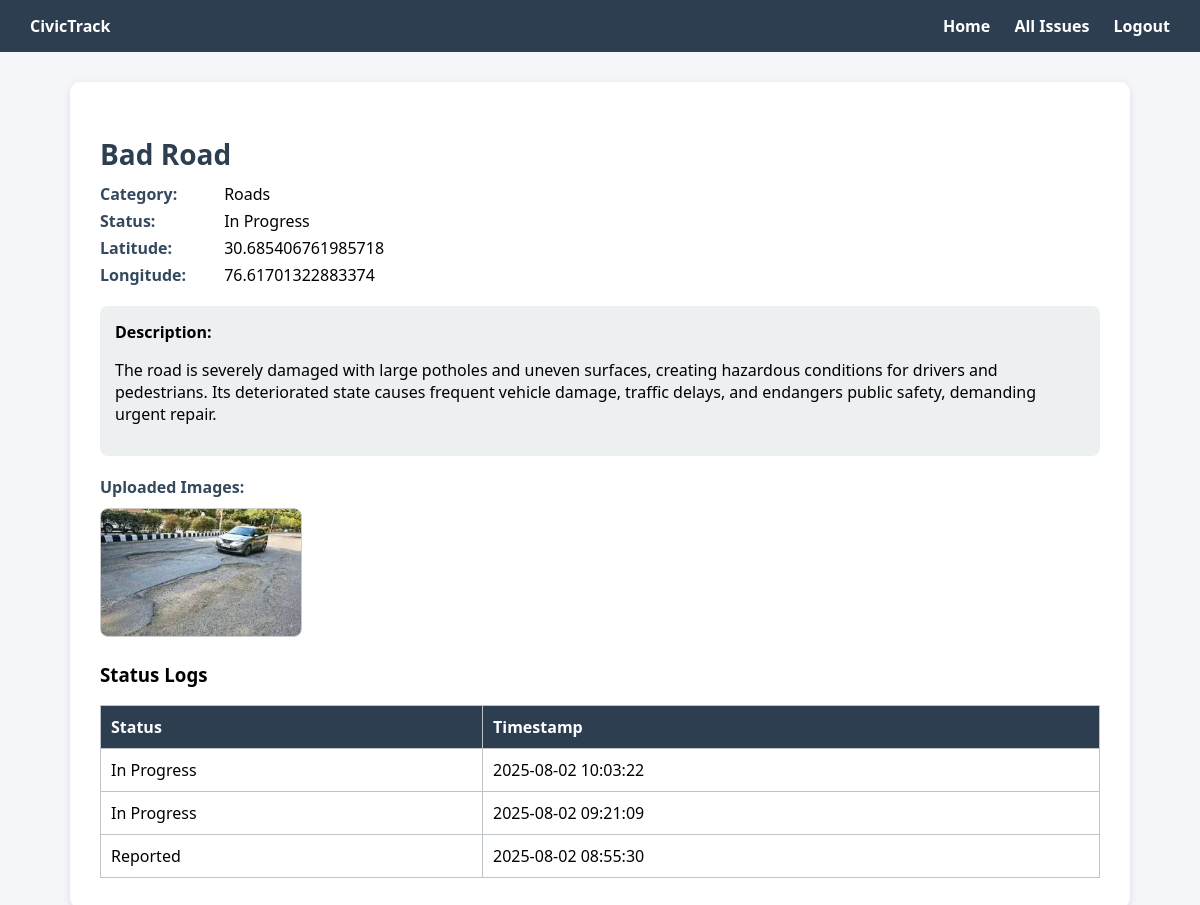
The page /issue/2 on the database its author committed.
### tables this page shows
CREATE TABLE issues (
    id INTEGER PRIMARY KEY AUTOINCREMENT,
    user_id INTEGER,
    title TEXT NOT NULL,
    description TEXT NOT NULL,
    category TEXT NOT NULL,
    status TEXT DEFAULT 'Reported',
    latitude REAL,
    longitude REAL,
    created_at TIMESTAMP DEFAULT CURRENT_TIMESTAMP,
    FOREIGN KEY (user_id) REFERENCES users(id)
);

CREATE TABLE images (
    id INTEGER PRIMARY KEY AUTOINCREMENT,
    issue_id INTEGER,
    image_path TEXT NOT NULL,
    FOREIGN KEY (issue_id) REFERENCES issues(id)
);

CREATE TABLE status_logs (
    id INTEGER PRIMARY KEY AUTOINCREMENT,
    issue_id INTEGER,
    status TEXT,
    timestamp TIMESTAMP DEFAULT CURRENT_TIMESTAMP,
    FOREIGN KEY (issue_id) REFERENCES issues(id)
);

### app.py (the view)
@app.route('/issue/<int:issue_id>')
def issue_detail(issue_id):
    conn = sqlite3.connect('civictrack.db')
    cursor = conn.cursor()
    cursor.execute('SELECT id, title, description, category, status, latitude, longitude FROM issues WHERE id = ?', (issue_id,))
    issue = cursor.fetchone()
    if not issue:
        flash('Issue not found.', 'error')
        return redirect(url_for('home'))
    cursor.execute('SELECT image_path FROM images WHERE issue_id = ?', (issue_id,))
    images = cursor.fetchall()
    cursor.execute('SELECT status, timestamp FROM status_logs WHERE issue_id = ? ORDER BY timestamp DESC', (issue_id,))
    status_logs = cursor.fetchall()
    conn.close()
    return render_template('issue_detail.html', issue=issue, images=images, status_logs=status_logs)

### templates/issue_detail.html (shortened to what this page needs)
<!DOCTYPE html>
<html lang="en">
<head>
</head>
<body>
    <div class="navbar">
        <div><strong>CivicTrack</strong></div>
        <div>
            <a href="{{ url_for('home') }}">Home</a>
            <a href="{{ url_for('all_issues') }}">All Issues</a>
            <a href="{{ url_for('logout') }}">Logout</a>
        </div>
    </div>
    <div class="container">
        <h2>{{ issue[1] }}</h2>
        <div class="info">
            <p><strong>Category:</strong> {{ issue[3] }}</p>
            <p><strong>Status:</strong> {{ issue[4] }}</p>
            <p><strong>Latitude:</strong> {{ issue[5] }}</p>
            <p><strong>Longitude:</strong> {{ issue[6] }}</p>
        </div>
        <div class="description">
            <strong>Description:</strong>
            <p>{{ issue[2] }}</p>
        </div>
        <div class="images">
            <div class="images-title">Uploaded Images:</div>
            {% if images %}
                {% for img in images %}
                    <img src="{{ url_for('static', filename='uploads/' + img[0]) }}" alt="Issue Image">
                {% endfor %}
            {% else %}
                <p>No images uploaded.</p>
            {% endif %}
        </div>
        <div class="logs">
            <h3>Status Logs</h3>
            <table>
                <tr>
                    <th>Status</th>
                    <th>Timestamp</th>
                </tr>
                {% for log in status_logs %}
                <tr>
                    <td>{{ log[0] }}</td>
                    <td>{{ log[1] }}</td>
                </tr>
                {% else %}
                <tr>
                    <td colspan="2">No status logs available.</td>
                </tr>
                {% endfor %}
            </table>
        </div>
    </div>
</body>
</html>

### templates/issue_detail.html (style rules this page uses)
body { font-family: 'Segoe UI', sans-serif; margin: 0; background: #f5f6fa; }
.navbar { background-color: #2c3e50; padding: 15px 30px; display: flex; justify-content: space-between; color: #fff; }
.navbar a { color: #fff; margin-left: 20px; text-decoration: none; font-weight: bold; }
.container { padding: 30px; max-width: 1000px; margin: auto; background: #fff; margin-top: 30px; border-radius: 10px; box-shadow: 0 2px 8px rgba(0,0,0,0.1); }
h2 { font-size: 28px; margin-bottom: 10px; color: #2c3e50; }
.info { margin-bottom: 20px; }
.info p { margin: 5px 0; }
.info strong { display: inline-block; width: 120px; color: #34495e; }
.description { background: #ecf0f1; padding: 15px; border-radius: 8px; margin-bottom: 20px; }
.images { margin-bottom: 20px; }
.images-title { font-weight: bold; margin-bottom: 10px; color: #34495e; }
.images img { width: 200px; height: auto; border-radius: 8px; border: 1px solid #ccc; margin-right: 10px; }
.logs { margin-top: 20px; }
.logs table { width: 100%; border-collapse: collapse; }
.logs th, .logs td { border: 1px solid #bdc3c7; padding: 10px; text-align: left; }
.logs th { background: #2c3e50; color: white; }

### rows shown on the page
issues: title "Bad Road", category "Roads", status "In Progress", latitude "30.685406761985718", longitude "76.61701322883374", description "The road is severely damaged with large potholes and uneven surfaces, creating hazardous conditions for drivers and pedestrians. Its deteriorated state causes frequent vehicle damage, traffic delays, and endangers public safety, demanding urgent repair."
images: image_path (picture)
status_logs: status "In Progress", timestamp "2025-08-02 10:03:22"
status_logs: status "In Progress", timestamp "2025-08-02 09:21:09"
status_logs: status "Reported", timestamp "2025-08-02 08:55:30"
